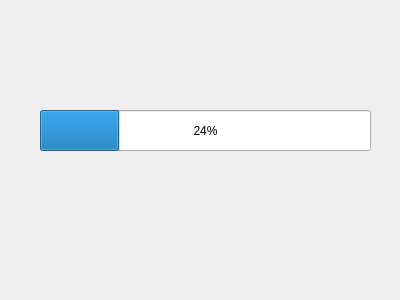
<?xml version="1.0" encoding="UTF-8"?>
<ui version="4.0">
 <class>Form</class>
 <widget class="QWidget" name="Form">
  <property name="geometry">
   <rect>
    <x>0</x>
    <y>0</y>
    <width>400</width>
    <height>300</height>
   </rect>
  </property>
  <property name="windowTitle">
   <string>Progress</string>
  </property>
  <widget class="QProgressBar" name="progressBar">
   <property name="geometry">
    <rect>
     <x>40</x>
     <y>110</y>
     <width>331</width>
     <height>41</height>
    </rect>
   </property>
   <property name="value">
    <number>24</number>
   </property>
  </widget>
 </widget>
 <resources/>
 <connections/>
</ui>
